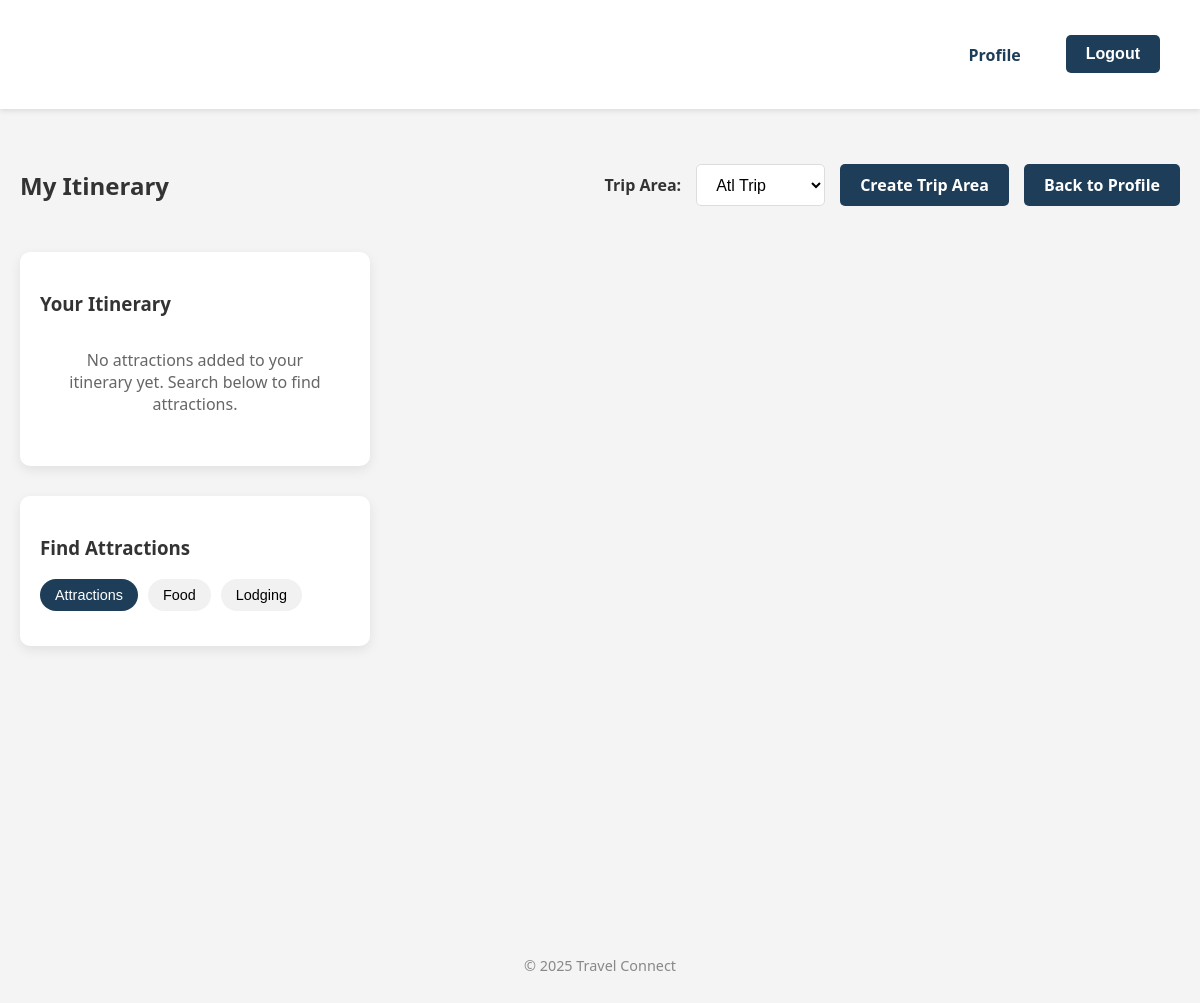
The page /itineraries/ (signed in) on the database as committed earlier.
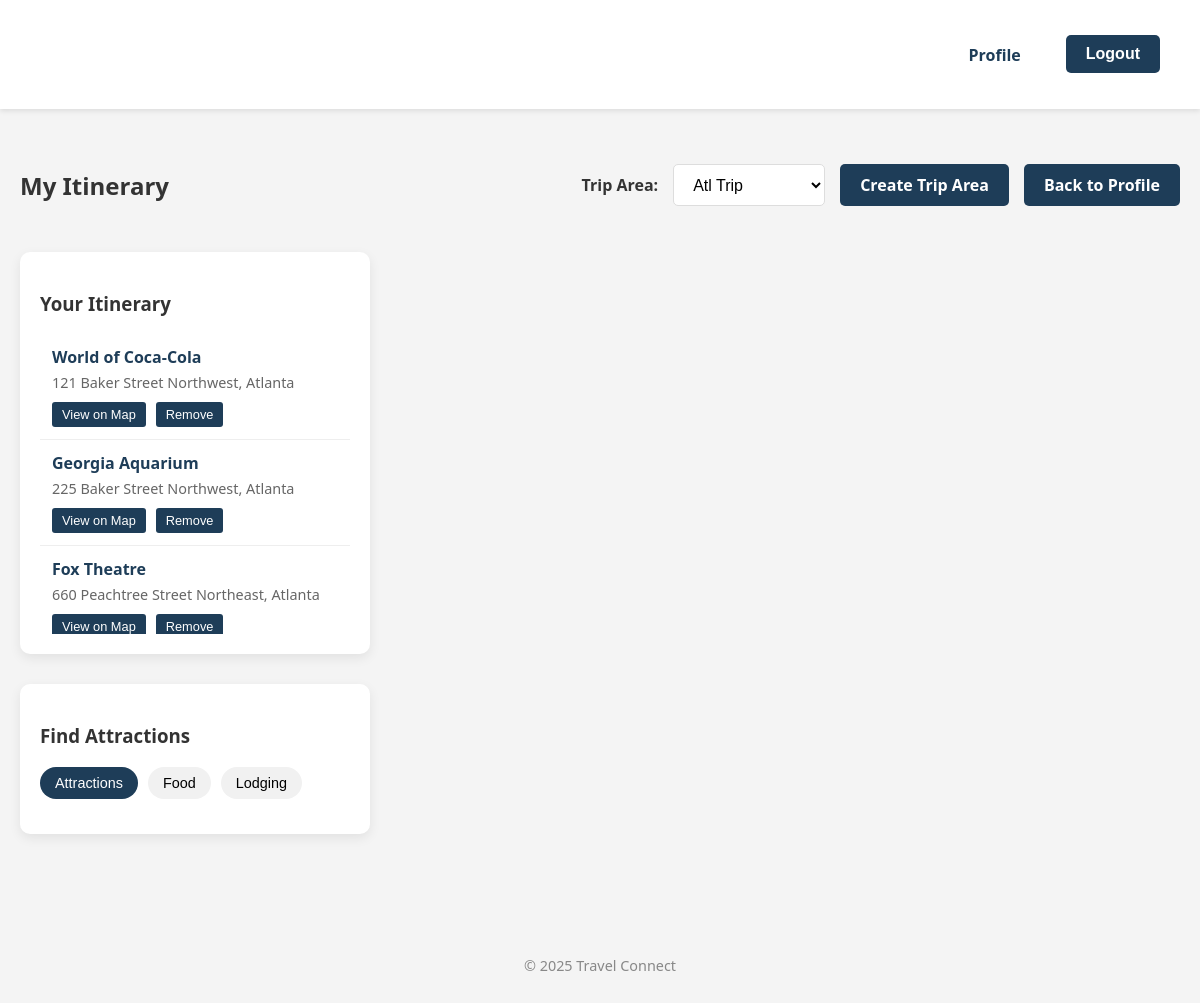
The same page on the database as committed later.
### pages/models.py (models this page shows, shortened)
class ItineraryItem(models.Model):
    trip_area = models.ForeignKey(TripArea, on_delete=models.CASCADE, related_name='itinerary_items')
    place_id = models.CharField(max_length=255)
    name = models.CharField(max_length=255)
    address = models.CharField(max_length=255)
    photo_reference = models.CharField(max_length=500, null=True, blank=True)
    types = models.CharField(max_length=255, blank=True)
    latitude = models.FloatField()
    longitude = models.FloatField()
    created_at = models.DateTimeField(auto_now_add=True)
    notes = models.TextField(blank=True)
    order = models.IntegerField(default=0)
    class Meta:
        ordering = ['order', 'created_at']

### pages/views.py (the view)
# urls.py: path('itineraries/', views.itineraries_view, name='itineraries'),
@login_required
def itineraries_view(request):
    api_key = GOOGLE_API_KEY
    trip_area_id = request.GET.get('trip_area')
    user_trip_areas = TripArea.objects.filter(user=request.user)
    if trip_area_id:
        selected_trip_area = get_object_or_404(TripArea, id=trip_area_id, user=request.user)
    elif user_trip_areas.exists():
        selected_trip_area = user_trip_areas.first()
    else:
        selected_trip_area = None
    itinerary_items = []
    if selected_trip_area:
        itinerary_items = ItineraryItem.objects.filter(trip_area=selected_trip_area)
    context = {
        'api_key': api_key,
        'trip_areas': user_trip_areas,
        'selected_trip_area': selected_trip_area,
        'itinerary_items': itinerary_items,
    }
    return render(request, 'pages/itineraries.html', context)

### pages/models.py (called while the page is built)
    def is_guide(self):
        return self.role == 'guide'

    def is_admin(self):
        return self.role == 'admin'

### pages/templates/pages/itineraries.html (shortened to what this page needs)
{% extends 'pages/base.html' %}
{% load static %}
{% block content %}
<div class="itinerary-container">
    <div class="itinerary-header">
        <h2>My Itinerary</h2>
        <div class="trip-area-selector">
            <label for="trip-area">Trip Area:</label>
            <select id="trip-area" onchange="location.href='?trip_area=' + this.value">
                {% for area in trip_areas %}
                    <option value="{{ area.id }}" {% if selected_trip_area.id == area.id %}selected{% endif %}>
                        {{ area.name }}
                    </option>
                {% endfor %}
            </select>
            <a href="{% url 'map_ui' %}" class="btn">Create Trip Area</a>
            <a href="{% url 'profile' %}" class="btn">Back to Profile</a>
        </div>
    </div>
    {% if selected_trip_area %}
    <div class="itinerary-content">
        <div class="itinerary-sidebar">
            <div class="itinerary-section">
                <h3>Your Itinerary</h3>
                {% if itinerary_items %}
                <ul id="itinerary-list" class="itinerary-items">
                    {% for item in itinerary_items %}
                    <li id="itinerary-item-{{ item.id }}" data-id="{{ item.id }}" class="itinerary-item">
                        <div class="item-content">
                            <h4>{{ item.name }}</h4>
                            <p>{{ item.address }}</p>
                            <div class="item-actions">
                                <button class="btn-small view-on-map" data-lat="{{ item.latitude }}" data-lng="{{ item.longitude }}">View on Map</button>
                                <button class="btn-small remove-item" data-id="{{ item.id }}">Remove</button>
                            </div>
                        </div>
                    </li>
                    {% endfor %}
                </ul>
                {% else %}
                <p class="empty-message">No attractions added to your itinerary yet. Search below to find attractions.</p>
                {% endif %}
            </div>
            <div class="search-section">
                <h3>Find Attractions</h3>
                <div class="attraction-filters">
                    <button class="filter-btn active" data-type="tourist_attraction">Attractions</button>
                    <button class="filter-btn" data-type="restaurant">Food</button>
                    <button class="filter-btn" data-type="lodging">Lodging</button>
                </div>
            </div>
        </div>
        <div class="itinerary-map-container">
            <div id="itinerary-map" style="height: 600px; width: 100%;"></div>
        </div>
    </div>
    {% else %}
    <div class="no-trip-area">
        <p>You haven't created any trip areas yet. Create one to start planning your itinerary.</p>
        <a href="{% url 'map_ui' %}" class="btn">Create Trip Area</a>
    </div>
    {% endif %}
</div>
{% endblock %}

### pages/templates/pages/base.html (shortened to what this page needs)
{% load static %}
<link rel="stylesheet" href="{% static 'core/style.css' %}">
<!DOCTYPE html>
<html>
<head>
    <link rel="stylesheet" href="{% static 'core/style.css' %}">
</head>
<body>
    <nav>
        {% if user.is_authenticated %}
            <div class="profile-dropdown">
                <button class="profile-dropbtn">Profile</button>
            </div>
            <form method="post" action="{% url 'logout' %}" style="display:inline;">
                <button type="submit" class="btn logout-btn">Logout</button>
            </form>
        {% else %}
            <a href="{% url 'login' %}">Login</a>
            <a href="{% url 'signup' %}">Sign Up</a>
        {% endif %}
    </nav>
    {% block content %}{% endblock %}
    <footer>
        <p>&copy; 2025 Travel Connect</p>
    </footer>
</body>
</html>

### pages/static/core/style.css (style rules this page uses)
body { font-family: 'Segoe UI', sans-serif; margin: 0; padding: 0; background-color: #f4f4f4; color: #333; }
a { text-decoration: none; color: #1e3d58; }
nav { display: flex; justify-content: flex-end; gap: 20px; padding: 20px 40px; background-color: #ffffff; box-shadow: 0 2px 5px rgba(0,0,0,0.1); align-items: center; }
nav a, nav .profile-dropbtn { font-weight: 600; color: #1e3d58; padding: 10px 15px; border-radius: 5px; transition: background-color 0.3s ease; }
.profile-dropdown { position: relative; display: inline-block; }
.profile-dropbtn { background-color: transparent; border: none; cursor: pointer; font-size: 1rem; font-family: inherit; }
.logout-btn { margin-left: 10px; margin-top: 0; padding: 10px 15px; }
.btn { display: inline-block; background-color: #1e3d58; color: white; padding: 10px 20px; border-radius: 5px; margin-top: 15px; font-weight: 600; border: none; cursor: pointer; text-align: center; font-size: 1rem; transition: background-color 0.3s ease, transform 0.2s ease; }
footer { text-align: center; padding: 30px 20px; margin-top: 60px; color: #888; font-size: 0.9rem; }
.itinerary-container { max-width: 1200px; margin: 40px auto; padding: 0 20px; }
.itinerary-header { display: flex; justify-content: space-between; align-items: center; margin-bottom: 30px; }
.trip-area-selector { display: flex; align-items: center; flex-wrap: wrap; gap: 15px; }
.trip-area-selector label { margin-bottom: 0; font-weight: 600; }
.trip-area-selector select { padding: 10px 15px; border-radius: 5px; border: 1px solid #ddd; background-color: white; font-size: 1rem; height: 42px; box-sizing: border-box; }
.itinerary-content { display: flex; gap: 30px; }
.itinerary-sidebar { flex: 0 0 350px; display: flex; flex-direction: column; gap: 30px; }
.itinerary-map-container { flex: 1; min-height: 600px; }
.itinerary-section, .search-section { background-color: white; border-radius: 10px; padding: 20px; box-shadow: 0 4px 12px rgba(0,0,0,0.08); }
.itinerary-items, .search-results .results-container { list-style: none; padding: 0; margin: 0; max-height: 300px; overflow-y: auto; }
.itinerary-item, .search-result { padding: 12px; border-bottom: 1px solid #eee; transition: background-color 0.3s; }
.itinerary-item h4, .search-result h4 { margin: 0 0 5px 0; color: #1e3d58; }
.itinerary-item p, .search-result p { margin: 0 0 10px 0; font-size: 0.9rem; color: #666; }
.item-actions, .search-result-actions { display: flex; gap: 10px; }
.btn-small { font-size: 0.8rem; padding: 5px 10px; background-color: #1e3d58; color: white; border: none; border-radius: 3px; cursor: pointer; transition: background-color 0.3s; }
.attraction-filters { display: flex; gap: 10px; margin-bottom: 15px; }
.filter-btn { padding: 8px 15px; background-color: #f1f1f1; border: none; border-radius: 20px; cursor: pointer; transition: background-color 0.3s, color 0.3s; font-size: 0.9rem; }
.filter-btn.active { background-color: #1e3d58; color: white; }
.trip-area-selector .btn { margin-top: 0; }

Rows that differ between the two databases and show on the page:
added ItineraryItem: name "World of Coca-Cola", address "121 Baker Street Northwest, Atlanta"
added ItineraryItem: name "Georgia Aquarium", address "225 Baker Street Northwest, Atlanta"
added ItineraryItem: name "Fox Theatre", address "660 Peachtree Street Northeast, Atlanta"
Other text that changed with them:
text no longer shown: "No attractions added to your itinerary yet. Search below to find attractions."
